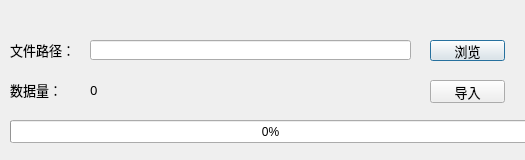
<?xml version="1.0" encoding="UTF-8"?>
<ui version="4.0">
 <class>DMTDDlg</class>
 <widget class="QDialog" name="DMTDDlg">
  <property name="geometry">
   <rect>
    <x>0</x>
    <y>0</y>
    <width>525</width>
    <height>160</height>
   </rect>
  </property>
  <property name="windowTitle">
   <string>补抄数据</string>
  </property>
  <property name="windowIcon">
   <iconset>
    <normaloff>../Image/upload.ico</normaloff>../Image/upload.ico</iconset>
  </property>
  <widget class="QPushButton" name="BrowsingBtn">
   <property name="geometry">
    <rect>
     <x>430</x>
     <y>40</y>
     <width>75</width>
     <height>21</height>
    </rect>
   </property>
   <property name="font">
    <font>
     <family>宋体</family>
     <pointsize>10</pointsize>
    </font>
   </property>
   <property name="text">
    <string>浏览</string>
   </property>
  </widget>
  <widget class="QLabel" name="label">
   <property name="geometry">
    <rect>
     <x>10</x>
     <y>40</y>
     <width>81</width>
     <height>20</height>
    </rect>
   </property>
   <property name="font">
    <font>
     <family>宋体</family>
     <pointsize>10</pointsize>
    </font>
   </property>
   <property name="text">
    <string>文件路径：</string>
   </property>
  </widget>
  <widget class="QLineEdit" name="PathLineEdit">
   <property name="geometry">
    <rect>
     <x>90</x>
     <y>40</y>
     <width>321</width>
     <height>20</height>
    </rect>
   </property>
  </widget>
  <widget class="QProgressBar" name="DoingBar">
   <property name="geometry">
    <rect>
     <x>10</x>
     <y>120</y>
     <width>521</width>
     <height>23</height>
    </rect>
   </property>
   <property name="value">
    <number>0</number>
   </property>
  </widget>
  <widget class="QPushButton" name="ImpBtn">
   <property name="geometry">
    <rect>
     <x>430</x>
     <y>80</y>
     <width>75</width>
     <height>23</height>
    </rect>
   </property>
   <property name="font">
    <font>
     <family>04b_21</family>
     <pointsize>10</pointsize>
    </font>
   </property>
   <property name="text">
    <string>导入</string>
   </property>
  </widget>
  <widget class="QLabel" name="label_2">
   <property name="geometry">
    <rect>
     <x>10</x>
     <y>80</y>
     <width>81</width>
     <height>20</height>
    </rect>
   </property>
   <property name="font">
    <font>
     <family>宋体</family>
     <pointsize>10</pointsize>
    </font>
   </property>
   <property name="text">
    <string>数据量：</string>
   </property>
  </widget>
  <widget class="QLabel" name="NumberLabel">
   <property name="geometry">
    <rect>
     <x>90</x>
     <y>80</y>
     <width>81</width>
     <height>20</height>
    </rect>
   </property>
   <property name="font">
    <font>
     <family>宋体</family>
     <pointsize>10</pointsize>
    </font>
   </property>
   <property name="text">
    <string>0</string>
   </property>
  </widget>
 </widget>
 <layoutdefault spacing="6" margin="11"/>
 <resources/>
 <connections/>
</ui>
